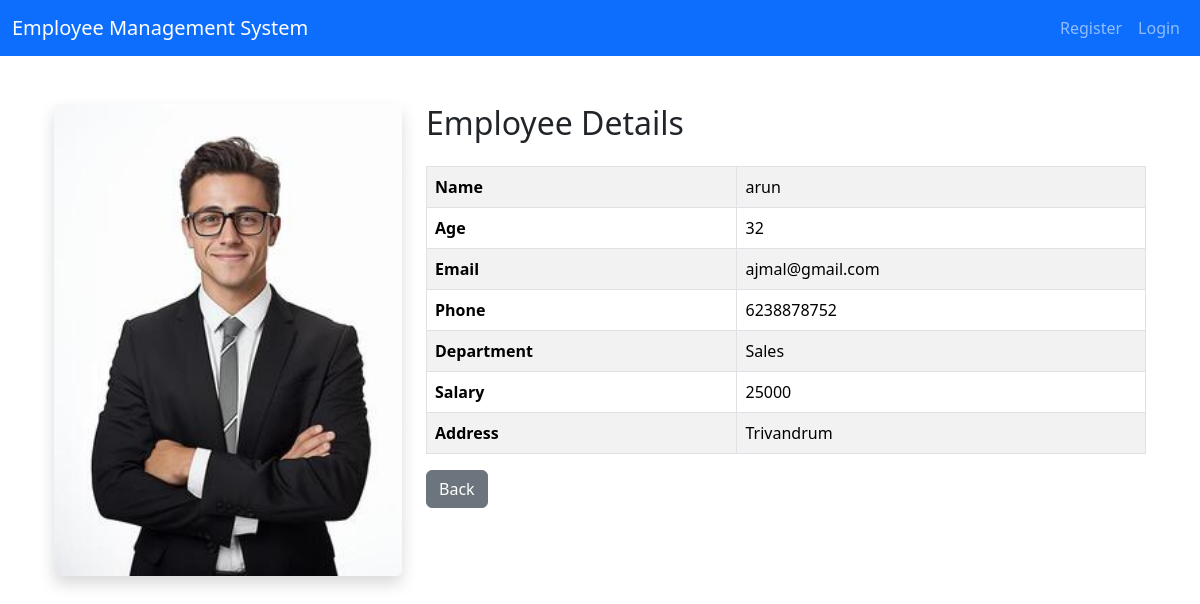
/single/5/, run on the app's committed database.
### finalapp/models.py (models this page shows, shortened)
class EmployeeModel(models.Model):
    name = models.CharField(max_length=100)
    age = models.IntegerField()
    email = models.EmailField()
    phone = models.CharField(max_length=20)
    department = models.CharField(max_length=100)
    salary = models.IntegerField()
    address = models.TextField()
    image = models.ImageField(upload_to='employees/')

### finalapp/views.py (the view)
# urls.py: path('single/<int:id>/', views.single_employee, name='single'),
def single_employee(request, id):
    employee = EmployeeModel.objects.get(id=id)
    return render(request, 'single_employee.html', {'employee': employee})

### templates/single_employee.html (shortened to what this page needs)
{% extends 'base.html' %}
{% block content %}
<div class="container mt-5">
    <div class="row">
        <div class="col-md-4">
            {% if employee.image %}
            <img src="{{ employee.image.url }}"
                 width="100%"
                 class="rounded shadow">
            {% else %}
            <img src="https://via.placeholder.com/300"
                 width="100%"
                 class="rounded shadow">
            {% endif %}
        </div>
        <div class="col-md-8">
            <h2 class="mb-4">
                Employee Details
            </h2>
            <table class="table table-bordered table-striped">
                <tr>
                    <th>Name</th>
                    <td>{{ employee.name }}</td>
                </tr>
                <tr>
                    <th>Age</th>
                    <td>{{ employee.age }}</td>
                </tr>
                <tr>
                    <th>Email</th>
                    <td>{{ employee.email }}</td>
                </tr>
                <tr>
                    <th>Phone</th>
                    <td>{{ employee.phone }}</td>
                </tr>
                <tr>
                    <th>Department</th>
                    <td>{{ employee.department }}</td>
                </tr>
                <tr>
                    <th>Salary</th>
                    <td>{{ employee.salary }}</td>
                </tr>
                <tr>
                    <th>Address</th>
                    <td>{{ employee.address }}</td>
                </tr>
            </table>
            <div class="mt-3">
                <a href="/dashboard/" class="btn btn-secondary">
                    Back
                </a>
            </div>
        </div>
    </div>
</div>
{% endblock %}

### data on the page
EmployeeModel: image (picture), name "arun", age "32", email "ajmal@gmail.com", phone "6238878752", department "Sales", salary "25000", address "Trivandrum"
